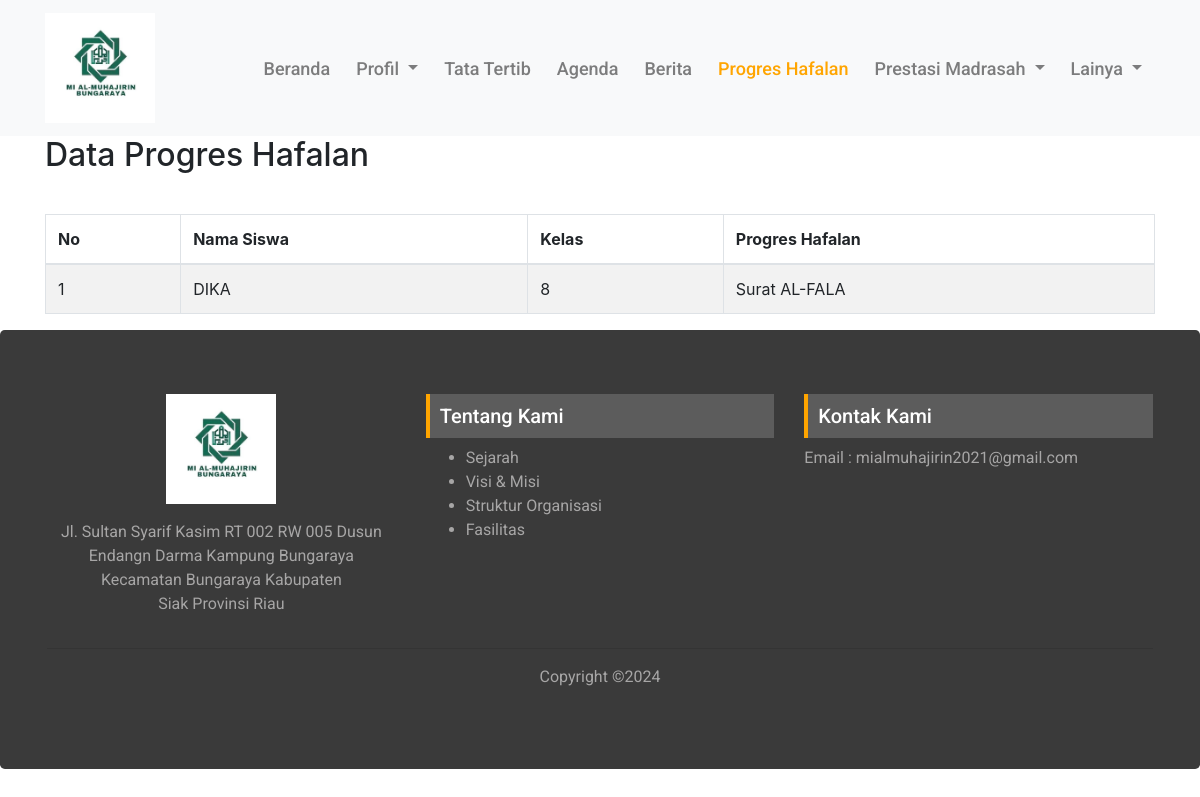
The app's page /progress with its own data.
### tables this page shows
CREATE TABLE `progres` (
  `id` int(11) NOT NULL,
  `nama_siswa` varchar(255) NOT NULL,
  `kelas` varchar(255) NOT NULL,
  `progres_hafalan` text NOT NULL
);

### application/controllers/Progress.php (called while the page is built, shortened)
<?php
class Progress extends CI_Controller {
	public function __construct()
	{
		$this->load->model('Progres_model', 'progress');
        $this->load->model('menu_model', 'menu');
        $this->load->model('Progres_model');
        $this->Progres_model = new Progres_model();
        $this->load->library('session');
	}
	public function index($page = null)
	{
        $this->load->model('Progres_model');
        $data['data_siswa'] = $this->Progres_model->get_all_siswa();
        $data['title']		= 'Progres';
      $data['page'] = 'progres/index';
      $this->load->view('front/layouts/main', $data);
	}
}

### index.php (called while the page is built, shortened)
<?php
require_once BASEPATH.'core/CodeIgniter.php';

### application/models/Progres_model.php (called while the page is built, shortened)
<?php
class Progres_model extends CI_Model {
    public function get_all_siswa() {
        $query = $this->db->get('progres');
        return $query->result();
    }
}

### application/views/front/pages/progres/index.php (the view, shortened to what this page needs)
<div class="container">
	<div class="row">
		<div class="col">
			<h2>Data Progres Hafalan</h2>
		</div>
	</div>
	<div class="table-responsive mt-3">
      <table class="table table-striped table-bordered"  cellspacing="0" width="100%">
         <thead>
				<tr>
					<th>No</th>
					<th>Nama Siswa</th>
					<th>Kelas</th>
					<th>Progres Hafalan</th>
				</tr>
         </thead>
         <tbody>
            <?php $no = 1; ?>
            <?php foreach ($data_siswa as $siswa): ?>
                <tr>
                    <td><?= $no ?></td>
                    <td><?= htmlspecialchars($siswa->nama_siswa, ENT_QUOTES, 'UTF-8') ?></td>
                    <td><?= htmlspecialchars($siswa->kelas, ENT_QUOTES, 'UTF-8') ?></td>
                    <td><?= htmlspecialchars($siswa->progres_hafalan, ENT_QUOTES, 'UTF-8') ?></td>
                </tr>
                <?php $no++; ?>
            <?php endforeach; ?>
         </tbody>
      </table>
   </div>
</div>

### asset/css/style.css (style rules this page uses)
html, body { overflow-x: hidden !important; }

### records on screen
progres: nama_siswa "DIKA", kelas "8", progres_hafalan "Surat AL-FALA"
